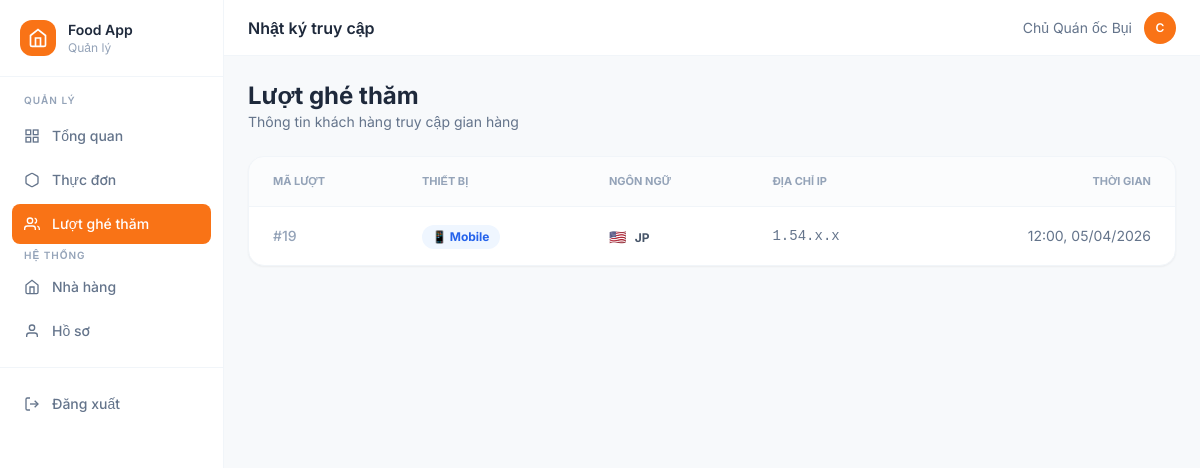
The page /web/owner/visits.php (signed in) on the database its author committed.
### tables this page shows
CREATE TABLE `customer_visits` (
  `visit_id` int(11) NOT NULL,
  `restaurant_id` int(11) NOT NULL,
  `visited_at` timestamp NOT NULL DEFAULT current_timestamp(),
  `ip_address` varchar(45) DEFAULT NULL COMMENT 'IPv4 hoặc IPv6',
  `device_type` varchar(50) DEFAULT NULL COMMENT 'mobile / tablet / desktop',
  `language_code` varchar(10) DEFAULT NULL COMMENT 'Ngôn ngữ khách đang dùng (vi/en/zh/jp/kr)',
  `session_id` varchar(128) DEFAULT NULL COMMENT 'Session để nhận biết cùng 1 khách'
);

### web/owner/visits.php (the view, shortened to what this page needs)
<?php
require_once __DIR__ . '/config.php';
$restaurant_id = $_SESSION['restaurant_id'];
try {
    $stmt = $pdo->prepare("SELECT * FROM customer_visits WHERE restaurant_id = ? ORDER BY visited_at DESC LIMIT 50");
    $stmt->execute([$restaurant_id]);
    $visits = $stmt->fetchAll(PDO::FETCH_ASSOC);
} catch (Exception $e) {
    $error = "Lỗi database: " . $e->getMessage();
}
include 'header.php';
?>
<div class="p-6 bg-slate-50/50 min-h-screen">
    <div class="mb-6 flex justify-between items-end">
        <div>
            <h2 class="text-2xl font-bold text-slate-800">Lượt ghé thăm</h2>
            <p class="text-sm text-slate-500">Thông tin khách hàng truy cập gian hàng</p>
        </div>
    </div>
    <div class="bg-white rounded-2xl border border-slate-100 shadow-sm overflow-hidden">
        <table class="w-full text-left">
            <thead>
                <tr class="bg-slate-50/50 border-b border-slate-100">
                    <th class="px-6 py-4 text-[11px] font-bold uppercase text-slate-400">Mã lượt</th>
                    <th class="px-6 py-4 text-[11px] font-bold uppercase text-slate-400">Thiết bị</th>
                    <th class="px-6 py-4 text-[11px] font-bold uppercase text-slate-400">Ngôn ngữ</th>
                    <th class="px-6 py-4 text-[11px] font-bold uppercase text-slate-400">Địa chỉ IP</th>
                    <th class="px-6 py-4 text-[11px] font-bold uppercase text-slate-400 text-right">Thời gian</th>
                </tr>
            </thead>
            <tbody>
                <?php if (empty($visits)): ?>
                    <tr><td colspan="5" class="px-6 py-10 text-center text-slate-400 italic">Chưa có dữ liệu.</td></tr>
                <?php else: foreach ($visits as $v): ?>
                    <tr class="hover:bg-slate-50/50 transition-colors">
                        <td class="px-6 py-4 text-sm font-medium text-slate-400">#<?= $v['visit_id'] ?></td>
                        <td class="px-6 py-4">
                            <?php $isMob = strtolower($v['device_type']) === 'mobile'; ?>
                            <span class="inline-flex items-center gap-1.5 px-2.5 py-1 rounded-full text-xs font-bold <?= $isMob ? 'bg-blue-50 text-blue-600' : 'bg-purple-50 text-purple-600' ?>">
                                <?= $isMob ? '📱 Mobile' : '💻 Desktop' ?>
                            </span>
                        </td>
                        <td class="px-6 py-4">
                            <span class="text-sm"><?= ($v['language_code'] == 'vi') ? '🇻🇳' : '🇺🇸' ?></span>
                            <span class="text-xs font-bold text-slate-600 ml-1"><?= strtoupper($v['language_code']) ?></span>
                        </td>
                        <td class="px-6 py-4 text-sm font-mono text-slate-500"><?= $v['ip_address'] ?></td>
                        <td class="px-6 py-4 text-right text-sm text-slate-500"><?= date('H:i, d/m/Y', strtotime($v['visited_at'])) ?></td>
                    </tr>
                <?php endforeach; endif; ?>
            </tbody>
        </table>
    </div>
</div>
<?php include 'footer.php'; ?>

### web/owner/css/style.css (style rules this page uses)
:root { --primary-orange: #f97316; }
body { font-family: 'Inter', sans-serif; background-color: #f8fafc; color: #1e293b; }

### rows shown on the page
customer_visits: visit_id "19", device_type "📱 Mobile", language_code "JP", ip_address "1.54.x.x", visited_at "12:00, 05/04/2026"

### other values the page prints
$rname "Quản lý"
$label "Tổng quan Thực đơn Lượt ghé thăm Nhà hàng Hồ sơ"
$pageTitle "Nhật ký truy cập"
$_SESSION['user_name'] "Chủ Quán ốc Bụi"
mb_strtoupper(mb_substr($_SESSION['user_name'] ?? 'U', 0, 1)) "C"
